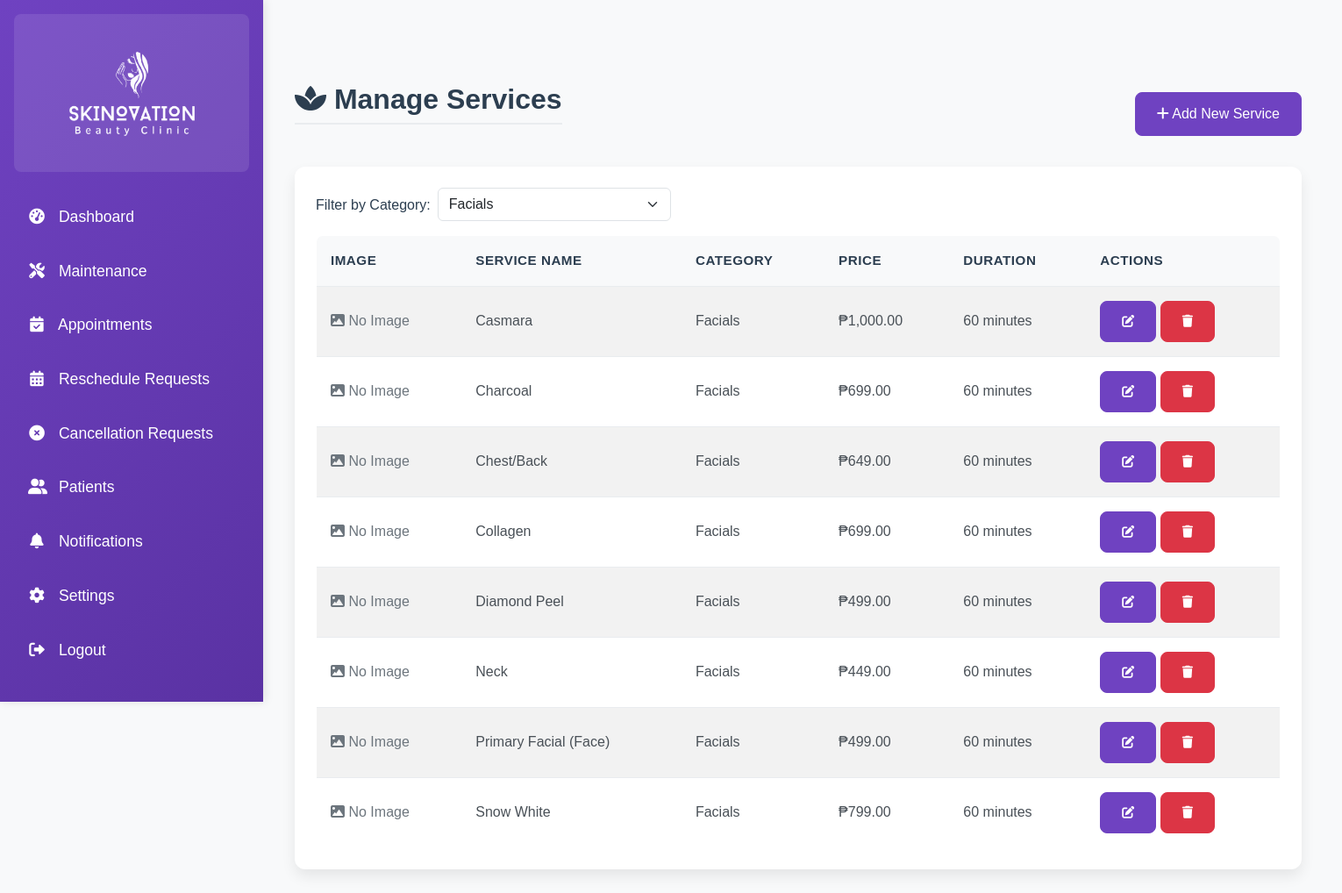
The page /admin/manage_services.php?category_id=1 (signed in) on the database as committed earlier.
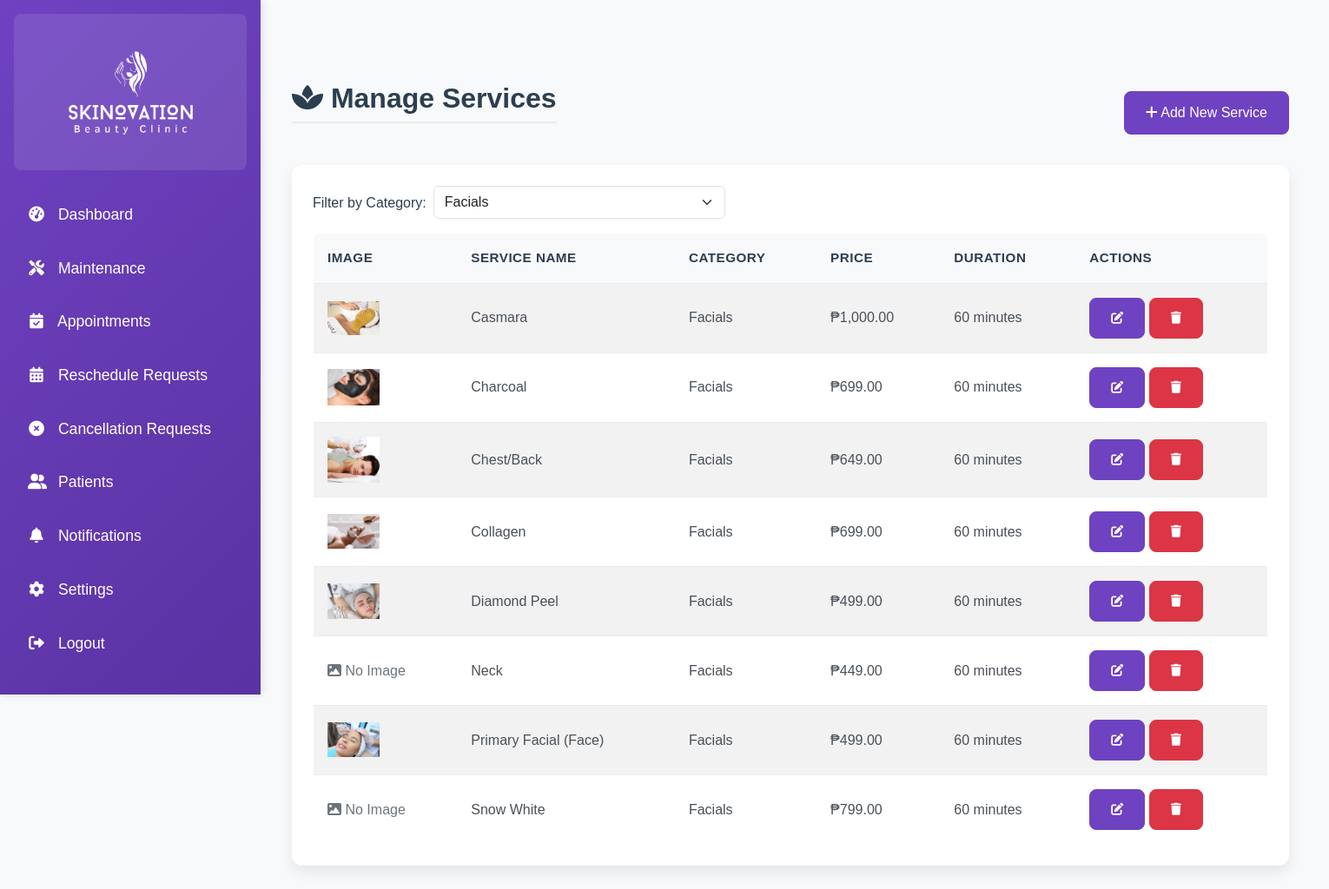
The same page on the database as committed later.
### tables this page shows
CREATE TABLE `services` (
  `service_id` int NOT NULL,
  `service_name` varchar(100) NOT NULL,
  `description` text,
  `price` decimal(10,2) DEFAULT NULL,
  `duration` int NOT NULL COMMENT 'Duration in minutes',
  `category_id` int NOT NULL,
  `created_at` datetime DEFAULT CURRENT_TIMESTAMP,
  `updated_at` datetime DEFAULT CURRENT_TIMESTAMP ON UPDATE CURRENT_TIMESTAMP,
  `image` varchar(255) DEFAULT NULL
);

CREATE TABLE `service_categories` (
  `category_id` int NOT NULL,
  `name` varchar(255) NOT NULL
);

### config.php (called while the page is built, shortened)
<?php
if (defined('CONFIG_INCLUDED')) {
    return;
}
if (!function_exists('clean')) {
    function clean($string) {
        return htmlspecialchars($string, ENT_QUOTES, 'UTF-8');
    }
}

### admin/manage_services.php (the view, shortened to what this page needs)
<?php
include '../config.php';
$category_filter = isset($_GET['category_id']) && $_GET['category_id'] !== '' ? (int)$_GET['category_id'] : null;
if ($category_filter) {
    $stmt = $conn->prepare("
        SELECT s.*, c.name as category_name
        FROM services s
        LEFT JOIN service_categories c ON s.category_id = c.category_id
        WHERE s.category_id = ?
        ORDER BY s.service_name");
    $stmt->execute([$category_filter]);
    $services = $stmt->fetchAll(PDO::FETCH_ASSOC);
}
$stmt = $conn->query("SELECT * FROM service_categories ORDER BY name");
$categories = $stmt->fetchAll(PDO::FETCH_ASSOC);
?>
<!DOCTYPE html>
<html lang="en">
<head>
    <link href="https://cdn.jsdelivr.net/npm/bootstrap@5.3.0/dist/css/bootstrap.min.css" rel="stylesheet">
    <link href="https://cdnjs.cloudflare.com/ajax/libs/font-awesome/6.0.0-beta3/css/all.min.css" rel="stylesheet">
    <link href="../assets/css/admin.css" rel="stylesheet">
    <link href="../assets/css/style.css" rel="stylesheet">
</head>
<body>
<div class="d-flex">
    <?php include 'admin_sidebar.php'; ?>
    <div class="content p-4">
        <div class="container-fluid">
            <div class="d-flex justify-content-between align-items-center mb-4">
                <h1><i class="fas fa-spa"></i> Manage Services</h1>
                <button type="button" class="btn btn-primary" data-bs-toggle="modal" data-bs-target="#addServiceModal">
                    <i class="fas fa-plus"></i> Add New Service
                </button>
            </div>
            <div class="card">
                <div class="card-body">
                    <form method="GET" class="mb-3 d-flex align-items-center gap-2">
                        <label for="categoryFilter" class="form-label mb-0">Filter by Category:</label>
                        <select class="form-select w-auto" id="categoryFilter" name="category_id" onchange="this.form.submit()">
                            <?php foreach ($categories as $category): ?>
                                <option value="<?php echo $category['category_id']; ?>" <?php if (isset($_GET['category_id']) && $_GET['category_id'] == $category['category_id']) echo 'selected'; ?>>
                                    <?php echo htmlspecialchars($category['name']); ?>
                                </option>
                            <?php endforeach; ?>
                        </select>
                    </form>
                    <div class="table-responsive" style="min-width: 1100px;">
                        <table class="table table-striped" style="min-width: 1000px;">
                            <thead>
                                <tr>
                                    <th>Image</th>
                                    <th>Service Name</th>
                                    <th>Category</th>
                                    <th>Price</th>
                                    <th>Duration</th>
                                    <th>Actions</th>
                                </tr>
                            </thead>
                            <tbody>
                                <?php foreach ($services as $service): ?>
                                <tr>
                                    <td>
                                        <?php if (!empty($service['image'])): ?>
                                            <img src="../<?php echo htmlspecialchars($service['image']); ?>" alt="Service Image" style="max-width:60px;max-height:60px;object-fit:cover;">
                                        <?php else: ?>
                                            <span class="text-muted"><i class="fas fa-image"></i> No Image</span>
                                        <?php endif; ?>
                                    </td>
                                    <td><?php echo clean($service['service_name']); ?></td>
                                    <td><?php echo clean($service['category_name']); ?></td>
                                    <td>₱<?php echo number_format($service['price'], 2); ?></td>
                                    <td><?php echo $service['duration']; ?> minutes</td>
                                    <td>
                                        <button type="button" class="btn btn-sm btn-primary"
                                                onclick="editService(<?php echo htmlspecialchars(json_encode($service)); ?>)">
                                            <i class="fas fa-edit"></i>
                                        </button>
                                        <button type="button" class="btn btn-sm btn-danger"
                                                onclick="deleteService(<?php echo $service['service_id']; ?>)">
                                            <i class="fas fa-trash"></i>
                                        </button>
                                    </td>
                                </tr>
                                <?php endforeach; ?>
                            </tbody>
                        </table>
                    </div>
                </div>
            </div>
        </div>
    </div>
</div>
</body>
</html>

### admin/admin_sidebar.php (shortened to what this page needs)
<?php
include '../config.php';
?>
<button class="sidebar-toggler" onclick="toggleSidebar()">☰</button>
<nav class="sidebar bg-dark text-white p-3">
    <div class="text-center mb-4">
        <img src="../assets/img/ISCAP1-303-Skinovation-Clinic-WHITE-Logo.png" alt="Skinovation Clinic Logo" class="img-fluid" style="max-width: 150px;">
    </div>
    <ul class="nav flex-column">
        <li class="nav-item"><a href="dashboard.php" class="nav-link text-white"><i class="fas fa-tachometer-alt"></i> Dashboard</a></li>
        <li class="nav-item"><a href="maintenance.php" class="nav-link text-white"><i class="fas fa-tools"></i> Maintenance</a></li>
        <li class="nav-item"><a href="appointments.php" class="nav-link text-white"><i class="fas fa-calendar-check"></i> Appointments</a></li>
        <li class="nav-item"><a href="manage_reschedules.php" class="nav-link text-white"><i class="fas fa-calendar-alt"></i> Reschedule Requests</a></li>
        <li class="nav-item"><a href="manage_cancellations.php" class="nav-link text-white"><i class="fas fa-times-circle"></i> Cancellation Requests</a></li>
        <li class="nav-item"><a href="patients.php" class="nav-link text-white"><i class="fas fa-user-friends"></i> Patients</a></li>
        <li class="nav-item"><a class="nav-link text-white" href="notifications.php"><i class="fas fa-bell"></i> Notifications</a></li>
        <li class="nav-item"><a href="settings.php" class="nav-link text-white"><i class="fas fa-cog"></i> Settings</a></li>
        <li class="nav-item"><a href="logout.php" class="nav-link text-white"><i class="fas fa-sign-out-alt"></i> Logout</a></li>
    </ul>
</nav>

### assets/css/admin.css (style rules this page uses)
body { font-family: 'Segoe UI', Tahoma, Geneva, Verdana, sans-serif; background-color: #f8f9fa; color: #2c3e50; line-height: 1.6; }
h1, h2, h3, h4, h5, h6 { color: #2c3e50; font-weight: 600; margin-bottom: 1.5rem; }
h1 { font-size: 2rem; border-bottom: 2px solid #e9ecef; padding-bottom: 0.5rem; }
.sidebar { width: 280px; height: 100vh; position: fixed; top: 0; left: 0; background: linear-gradient(135deg, #6f42c1 0%, #5a32a3 100%); color: #fff; padding: 1.5rem; overflow-y: auto; z-index: 1030; box-shadow: 2px 0 10px rgba(0, 0, 0, 0.1); }
.sidebar .nav-link { color: rgba(255, 255, 255, 0.9); margin-bottom: 0.5rem; display: block; text-decoration: none; font-size: 1.1rem; padding: 0.75rem 1rem; border-radius: 8px; transition: all 0.3s ease; }
.sidebar .nav-link i { margin-right: 0.75rem; width: 20px; text-align: center; }
.content { margin-left: 300px; padding: 2rem; min-height: 100vh; }
.card { border: none; border-radius: 12px; box-shadow: 0 0.5rem 1rem rgba(0, 0, 0, 0.08); margin-bottom: 2rem; background-color: #fff; transition: transform 0.2s ease; }
.card-body { padding: 1.5rem; }
.table { background-color: #fff; border: 1px solid #e9ecef; border-radius: 8px; overflow: hidden; margin-bottom: 0; }
.table th { background-color: #f8f9fa; color: #2c3e50; text-align: left; font-weight: 600; border-top: none; padding: 1rem; font-size: 0.95rem; text-transform: uppercase; letter-spacing: 0.5px; }
.table td { text-align: left; vertical-align: middle; padding: 1rem; color: #495057; border-bottom: 1px solid #e9ecef; }
.form-label { font-weight: 500; color: #2c3e50; margin-bottom: 0.5rem; }
.btn { padding: 0.75rem 1.5rem; font-weight: 500; border-radius: 8px; transition: all 0.2s ease; }
.btn-primary { background-color: #6f42c1; border-color: #6f42c1; }
.btn-danger { background-color: #dc3545; border-color: #dc3545; }

### assets/css/style.css (style rules this page uses)
:root { --primary-color: #6f42c1; --secondary-color: #bb8fce; --dark-color: #2c003e; --light-color: #f4ecf7; }
body { font-family: 'Poppins', sans-serif; color: #333; line-height: 1.6; padding-top: 70px; }
.btn-primary { background-color: var(--primary-color); border-color: var(--primary-color); }

### admin/manage_services.php (style rules this page uses)
body { background-image: url('https://cdn.vectorstock.com/i/500p/99/24/molecules-inside-bubbles-on-blue-background-water-vector-53889924.jpg'); background-size: cover; background-position: center; background-repeat: no-repeat; background-attachment: fixed; min-height: 100vh; }

### admin/admin_sidebar.php (style rules this page uses)
.sidebar { background-color: rgba(74, 20, 140, 0.95); backdrop-filter: blur(5px); min-height: 100vh; box-shadow: 2px 0 10px rgba(0, 0, 0, 0.1); width: 300px; }
.sidebar .nav-link { color: rgba(255, 255, 255, 0.9); padding: 0.8rem 1rem; transition: all 0.3s ease; }
.sidebar .nav-link i { margin-right: 10px; width: 20px; text-align: center; }
.text-muted { color: #6c757d !important; }
.sidebar-toggler { position: fixed; top: 15px; left: 15px; z-index: 1000; background: #6a1b9a; color: white; border: none; padding: 8px 12px; border-radius: 4px; cursor: pointer; transition: all 0.3s ease; text-shadow: 1px 1px 2px rgba(0, 0, 0, 0.2); }
.sidebar .text-center { background-color: rgba(255, 255, 255, 0.1); padding: 15px; border-radius: 8px; margin-bottom: 20px; }

Rows that differ between the two databases and show on the page:
changed services "Casmara": image: picture added; no longer shows "No Image"
changed services "Charcoal": image: picture added; no longer shows "No Image"
changed services "Chest/Back": image: picture added; no longer shows "No Image"
changed services "Collagen": image: picture added; no longer shows "No Image"
changed services "Diamond Peel": image: picture added; no longer shows "No Image"
changed services "Primary Facial (Face)": image: picture added; no longer shows "No Image"
